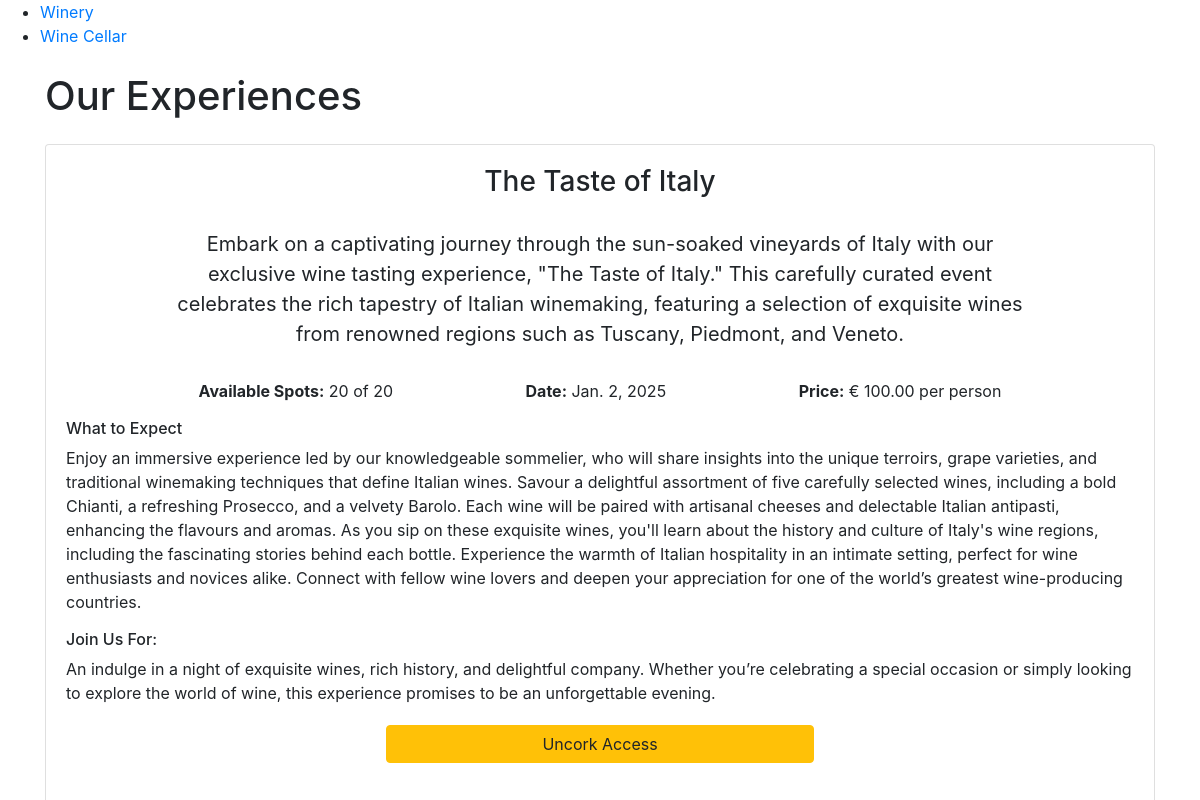
/wine_cellar/, run on the app's committed database.
### bookings/models.py (models this page shows, shortened)
class wineCellar(models.Model):
    title = models.CharField(max_length=255)
    description = models.TextField()
    price = models.DecimalField(max_digits=10, decimal_places=2)
    date = models.DateField()
    available_spots = models.PositiveIntegerField()
    what_to_expect = models.TextField()  # New field for 'What to Expect'
    join_us_for = models.TextField()  # New field for 'Join Us'

### bookings/views.py (the view)
# urls.py: path("", views.wine_list, name="wine_cellar"),
def wine_list(request):
    wines = wineCellar.objects.all()
    return render(request, "bookings/wine_cellar.html", {"wines": wines})

### bookings/templates/bookings/wine_cellar.html (shortened to what this page needs)
{% extends "layout.html" %}
{% block content %}
  <div class="container mt-4">
    <h1 class="mb-4">Our Experiences</h1>
    <div id="wineCarousel" class="carousel slide" data-ride="carousel" data-interval="false">
      <div class="carousel-inner">
        {% for wine in wines %}
          <div class="carousel-item {% if forloop.first %}active{% endif %}">
            <div class="card">
              <div class="card-body">
                <h5 class="card-title">{{ wine.title }}</h5>
                <p class="card-text">{{ wine.description }}</p>
                <div id="info">
                   <p>
                    <strong>Available Spots:</strong> {{ wine.available_spots }} of {{ wine.available_spots }}
                  </p>
                  <p>
                    <strong>Date:</strong> {{ wine.date }}
                  </p>
                  <p>
                    <strong>Price:</strong> € {{ wine.price }} per person
                  </p>
                </div>
                <h6>What to Expect</h6>
                <p>{{ wine.what_to_expect }}</p>
                <h6>Join Us For:</h6>
                <p>{{ wine.join_us_for }}</p>
                {% if user.is_authenticated %}
                  <a href="{% url 'bookings:book' wine.id %}" class="btn btn-primary">Book Now</a>
                {% else %}
                  <a href="{% url 'register' %}" class="btn btn-warning">Uncork Access</a>
                {% endif %}
              </div>
            </div>
          </div>
        {% endfor %}
      </div>
      <a class="carousel-control-prev"
         href="#wineCarousel"
         role="button"
         data-slide="prev">
        <span class="carousel-control-prev-icon" aria-hidden="true"></span>
      </a>
      <a class="carousel-control-next"
         href="#wineCarousel"
         role="button"
         data-slide="next">
        <span class="carousel-control-next-icon" aria-hidden="true"></span>
      </a>
    </div>
  </div>
{% endblock content %}

### templates/layout.html (shortened to what this page needs)
<!DOCTYPE html>
{% load static %}
<html lang="en">
  <head>
    <link rel="stylesheet"
          href="https://stackpath.bootstrapcdn.com/bootstrap/4.5.2/css/bootstrap.min.css">
    <link rel="stylesheet" href="{% static 'css/styles.css' %}">
  </head>
  <body>
    <nav>
      <ul>
        <li>
          <a href="{% url 'winery' %}">Winery</a>
        </li>
        <li>
          <a href="{% url 'bookings:wine_cellar' %}">Wine Cellar</a>
        </li>
      </ul>
    </nav>
    <main>
      {% block content %}
      {% endblock content %}
    </main>
  </body>
</html>

### static/css/styles.css (style rules this page uses)
.card-body { padding: 20px; }
.card-title { font-size: 1.75rem; text-align: center; }
.card-text { font-size: 1.25rem; max-width: 80%; margin: 30px auto; text-align: center; }
#info { margin-top: 30px; display: flex; justify-content: space-evenly; }
.btn-warning { display: flex; justify-content: center; margin: 20px auto; max-width: 40%; }

### data on the page
wineCellar: title "The Taste of Italy", description "Embark on a captivating journey through the sun-soaked vineyards of Italy with our exclusive wine tasting experience, \"The Taste of Italy.\" This carefully curated event celebrates the rich tapestry of Italian winemaking, featuring a selection of exquisite wines from renowned regions such as Tuscany, Piedmont, and Veneto.", available_spots "20", date "Jan. 2, 2025", price "100.00", what_to_expect "Enjoy an immersive experience led by our knowledgeable sommelier, who will share insights into the unique terroirs, grape varieties, and traditional winemaking techniques that define Italian wines. Savour a delightful assortment of five carefully selected wines, including a bold Chianti, a refreshing Prosecco, and a velvety Barolo. Each wine will be paired with artisanal cheeses and delectable Italian antipasti, enhancing the flavours and aromas. As you sip on these exquisite wines, you'll learn about the history and culture of Italy's wine regions, including the fascinating stories behind each bottle. Experience the warmth of Italian hospitality in an intimate setting, perfect for wine…", join_us_for "An indulge in a night of exquisite wines, rich history, and delightful company. Whether you’re celebrating a special occasion or simply looking to explore the world of wine, this experience promises to be an unforgettable evening."
